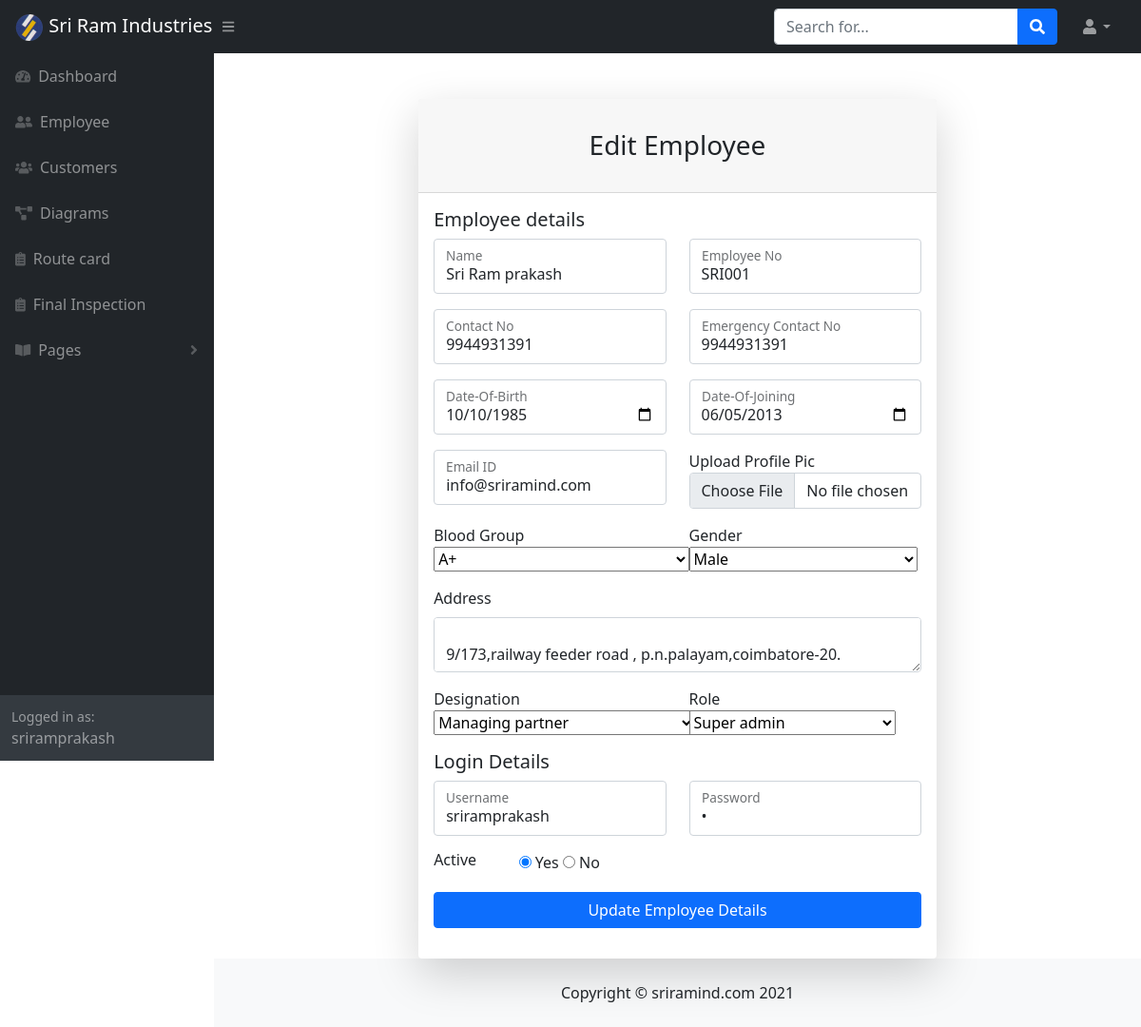
/edit_employee.php?id=1 (signed in), run on the app's committed database.
### tables this page shows
CREATE TABLE `mst_employee` (
  `id` int(11) NOT NULL,
  `emp_name` varchar(100) NOT NULL,
  `emp_id` varchar(10) NOT NULL,
  `emp_gender` varchar(10) NOT NULL,
  `emp_date_of_birth` date NOT NULL,
  `emp_date_of_joining` date NOT NULL,
  `emp_blood_group` varchar(10) NOT NULL,
  `emp_contact_no` varchar(15) NOT NULL,
  `emp_emergency_contact_no` varchar(15) NOT NULL,
  `emp_address` varchar(150) NOT NULL,
  `emp_profile_pic` varchar(250) NOT NULL,
  `emp_role_id` int(11) DEFAULT NULL,
  `emp_designation_id` int(11) NOT NULL,
  `emp_email` varchar(100) NOT NULL,
  `emp_username` varchar(100) NOT NULL,
  `emp_password` varchar(200) NOT NULL,
  `emp_is_login_user` tinyint(1) NOT NULL,
  `created_at` datetime NOT NULL DEFAULT current_timestamp(),
  `updated_at` datetime DEFAULT current_timestamp(),
  `is_active` tinyint(1) NOT NULL,
  `is_removed` tinyint(1) NOT NULL
);

### edit_employee.php (the view, shortened to what this page needs)
<?php
include('./db_connection.php');
$blood_group_arr = array('A+','A-','B+','B-','O+','O-','AB+','AB-');
$emp_view_query='select me.*, mr.id role_id, mr.role_name,
md.id designation_id, md.designation_name from mst_employee me
left join mst_roles mr on mr.id = me.emp_role_id
left join mst_designation md on md.id = me.emp_designation_id
where me.id='.$_GET['id'];
$eqry=mysqli_query($con,$emp_view_query);
$data=mysqli_fetch_array($eqry);
include('./header.php');
?>
<main>
                    <div class="container">
                        <div class="row justify-content-center">
                            <div class="col-lg-7">
                                <div class="card shadow-lg border-0 rounded-lg mt-5">
                                    <div class="card-header"><h3 class="text-center font-weight-light my-4">Edit Employee </h3></div>
                                    <div class="card-body">
                                        <form method="POST" action="edit_employee.php" enctype="multipart/form-data">
                                            <h5>Employee details</h5>
                                            <div class="row mb-3">
                                                <div class="col-md-6">
                                                    <div class="form-floating mb-3 mb-md-0">
                                                        <input class="form-control" type="text" name="emp_name" value="<?php echo $data['emp_name']; ?>" placeholder="Enter your first name" />
                                                        <label for="emp_name"> Name</label>
                                                    </div>
                                                </div>
                                                <div class="col-md-6">
                                                    <div class="form-floating">
                                                        <input class="form-control"  type="text" name="emp_id"  value="<?php echo $data['emp_id']; ?>"placeholder="Enter your last name" />
                                                        <label for="emp_id"> Employee No</label>
                                                    </div>
                                                </div>
                                            </div>
                                            <div class="row mb-3">
                                                <div class="col-md-6">
                                                    <div class="form-floating mb-3 mb-md-0">
                                                        <input class="form-control"  type="text"  name="emp_contact_no" value="<?php echo $data['emp_contact_no']; ?>" placeholder="Enter your contact_no" />
                                                        <label for="emp_contact_no"> Contact No</label>
                                                    </div>
                                                </div>
                                                <div class="col-md-6">
                                                    <div class="form-floating">
                                                        <input class="form-control"  type="text" name="emp_emergency_contact_no"  value="<?php echo $data['emp_emergency_contact_no']; ?>" placeholder="Enter your emergency contact_no" />
                                                        <label for="emp_emergency_contact_no"> Emergency Contact No</label>
                                                    </div>
                                                </div>
                                            </div>
                                            <div class="row mb-3">
                                                <div class="col-md-6">
                                                    <div class="form-floating mb-3 mb-md-0">
                                                        <input class="form-control"  type="date"  name="emp_date_of_birth"  value="<?php echo $data['emp_date_of_birth']; ?>" placeholder="Enter your Date of Birth"/>
                                                        <label for="emp_date_of_birth"> Date-Of-Birth</label>
                                                    </div>
                                                </div>
                                                <div class="col-md-6">
                                                    <div class="form-floating mb-3 mb-md-0">
                                                        <input class="form-control"  type="date" name="emp_date_of_joining" value="<?php echo $data['emp_date_of_joining']; ?>" placeholder="Enter your Date Of Joining" />
                                                        <label for="emp_date_of_joining"> Date-Of-Joining</label>
                                                    </div>
                                                </div>
                                            </div>
                                            <div class="row mb-3">
                                                <div class="col-md-6">
                                                    <div class="form-floating mb-3 mb-md-0">
                                                        <input class="form-control" type="text"  name="emp_email"  value="<?php echo $data['emp_email']; ?>" placeholder="Enter your email" />
                                                        <label for="emp_email"> Email ID</label>
                                                    </div>
                                                </div>
                                                <div class="col-md-6">
                                                             <div class="form-group">
                                                                    <label for="exampleInputFile">Upload Profile Pic</label>
                                                                    <input class="form-control" type="file" id="emp_profile_pic"  name="emp_profile_pic" value="<?php echo $data['emp_profile_pic']; ?>" />
                                                             </div>
                                                </div>
                                            </div>
                                            <div class="row mb-3">
                                                <div class="col-md-6">
                                                    <label for="emp_bloodgroup">Blood Group </label>
                                                    <div class="form-floating mb-3 mb-md-0">
                                                    <select name="emp_blood_group"  >
                                                        <?php
                                                         foreach($blood_group_arr as $val){
                                                            if($data['emp_blood_group']==$val)
                                                            echo '<option value="'.$val.'" selected>'.$val.'</option>';
                                                            else
                                                            echo '<option value="'.$val.'">'.$val.'</option>';
                                                         }
                                                        ?>
                                                    </select>
                                                    </div>
                                                </div>
                                                <div class="col-md-6">
                                                <label for="emp_gender">Gender </label>
                                                    <div class="form-floating mb-3 mb-md-0">
                                                    <select name="emp_gender">
                                                        <?php
                                                            if($data['emp_gender']=='male')
                                                            echo '<option value="male" selected >Male</option>';
                                                            else
                                                            echo '<option value="male">Male</option>';
                                                        ?>
                                                    </select>
                                                    </div>
                                                </div>
                                            </div>
                                            <div class="row mb-3">
                                                <div class="col-md-12">
                                                <label for="emp_address"   class="form-label">Address</label>
                                                    <div class="form-floating mb-3 mb-md-0">
                                                    <textarea class="form-control" name="emp_address"  rows="10"><?php echo trim($data['emp_address']); ?></textarea>
                                                    </div>
                                                </div>
                                            </div>
                                            <div class="row mb-3">
                                                <div class="col-md-6">
                                                    <label for="emp_bloodgroup">Designation </label>
                                                    <div class="form-floating mb-3 mb-md-0">
                                                    <select name="emp_designation" required="required">
                                                        <?php
                                                            $dest_query = mysqli_query($con,"select * from mst_designation where is_active=true and is_removed=false");
                                                            while($row=mysqli_fetch_array($dest_query)){
                                                                if($data['designation_id']==$row['id'])
                                                                    echo '<option value="'.$row['id'].'" selected>'.$row['designation_name'].'</option>';
                                                                else
                                                                    echo '<option value="'.$row['id'].'">'.$row['designation_name'].'</option>';
                                                            }
                                                        ?>
                                                    </select>
                                                    </div>
                                                </div>
                                                <div class="col-md-6">
                                                <label for="emp_role_id">Role </label>
                                                    <div class="form-floating mb-3 mb-md-0">
                                                    <select name="emp_role" required="required">
                                                    <?php
                                                            $dest_query = mysqli_query($con,"select * from mst_roles where is_active=true and is_removed=false");
                                                            while($row=mysqli_fetch_array($dest_query)){
                                                                if($data['role_id']==$row['id'])
                                                                    echo '<option value="'.$row['id'].'" selected>'.$row['role_name'].'</option>';
                                                                else
                                                                    echo '<option value="'.$row['id'].'">'.$row['role_name'].'</option>';
                                                            }
                                                        ?>
                                                    </select>
                                                    </div>
                                                </div>
                                            </div>
                                            <div class="row mb-3">
                                                <h5> Login Details</h5>
                                                <div class="col-md-6">
                                                    <div class="form-floating mb-3 mb-md-0">
                                                        <input class="form-control" type="text" name="emp_username"  value="<?php echo $data['emp_username']; ?>" placeholder="Enter your  Username" />
                                                        <label for="emp_username"> Username</label>
                                                    </div>
                                                </div>
                                                <div class="col-md-6">
                                                    <div class="form-floating">
                                                        <input class="form-control" type="password" name="emp_password" value="<?php echo $data['emp_password']; ?>"  placeholder="enter your Password" />
                                                        <label for="emp_password">Password</label>
                                                    </div>
                                                </div>
                                            </div>
                                            <div class="row mb-3">
                                                <div class="col-md-2">
                                                    <div class="form-floating mb-3 mb-md-0">
                                                        <h6> Active</h6>
                                                    </div>
                                                </div>
                                                <div class="col-md-10">
                                                        <?php
                                                            if($data['is_active']){
                                                                echo '<input  type="radio" name="is_active" value="true" checked /> Yes <input  type="radio" name="is_active" value="false"  /> No';
                                                            }else{
                                                                echo '<input  type="radio" name="is_active" value="true" /> Yes <input  type="radio" name="is_active" value="false" checked  /> No';
                                                            }
                                                        ?>
                                                </div>
                                            </div>
                                            <div class="row mb-3">
                                                 <div class="d-grid " >
                                                 <input type="submit" id="btn" class="btn btn-md btn-primary" value="Update Employee Details"  name="update" />
                                                </div>
                                            </div>
                                        </form>
                                    </div>
                                </div>
                            </div>
                        </div>
                    </div>
                </main>
<?php include('./footer.php'); ?>

### data on the page
mst_employee: emp_name "Sri Ram prakash", emp_id "SRI001", emp_contact_no "9944931391", emp_emergency_contact_no "9944931391", emp_date_of_birth "10/10/1985", emp_date_of_joining "06/05/2013", emp_email "info@sriramind.com", emp_blood_group "A+", emp_gender "Male", emp_address "9/173,railway feeder road , p.n.palayam,coimbatore-20.", emp_username "sriramprakash"

### other printed values
$_SESSION['username'] "sriramprakash"
form field emp_designation "Managing partner"
form field emp_role "Super admin"
